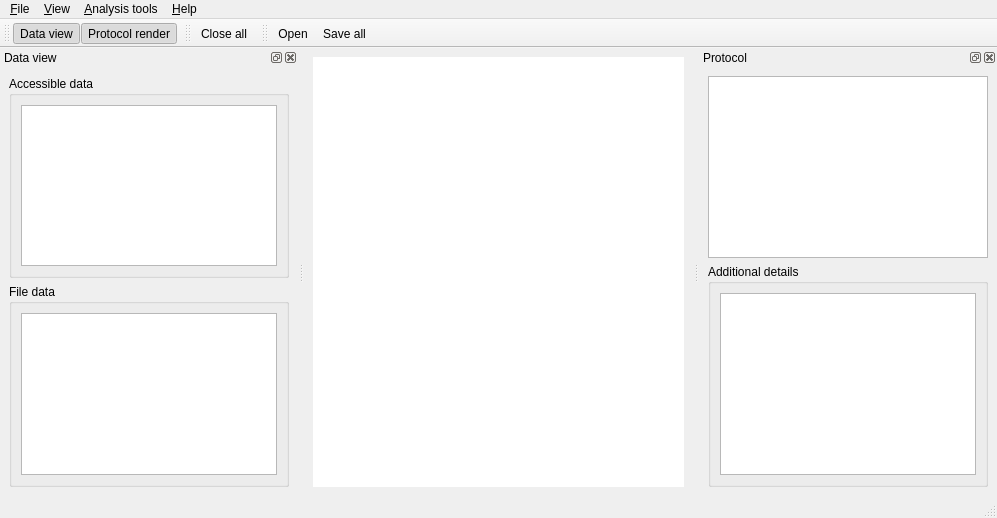
<?xml version="1.0" encoding="UTF-8"?>
<ui version="4.0">
 <author>Oleksandr Kozachuk. 2019</author>
 <class>MainWindow</class>
 <widget class="QMainWindow" name="MainWindow">
  <property name="windowModality">
   <enum>Qt::NonModal</enum>
  </property>
  <property name="enabled">
   <bool>true</bool>
  </property>
  <property name="geometry">
   <rect>
    <x>0</x>
    <y>0</y>
    <width>997</width>
    <height>518</height>
   </rect>
  </property>
  <property name="tabletTracking">
   <bool>false</bool>
  </property>
  <property name="focusPolicy">
   <enum>Qt::NoFocus</enum>
  </property>
  <property name="windowTitle">
   <string>Data analysis</string>
  </property>
  <property name="windowIcon">
   <iconset resource="resources/dataAnalysisRC.qrc">
    <normaloff>:/imgRc/images/analytics.png</normaloff>:/imgRc/images/analytics.png</iconset>
  </property>
  <property name="layoutDirection">
   <enum>Qt::LeftToRight</enum>
  </property>
  <property name="toolButtonStyle">
   <enum>Qt::ToolButtonIconOnly</enum>
  </property>
  <property name="documentMode">
   <bool>false</bool>
  </property>
  <property name="tabShape">
   <enum>QTabWidget::Rounded</enum>
  </property>
  <property name="dockNestingEnabled">
   <bool>false</bool>
  </property>
  <property name="unifiedTitleAndToolBarOnMac">
   <bool>false</bool>
  </property>
  <widget class="QWidget" name="centralwidget">
   <layout class="QGridLayout" name="gridLayout">
    <item row="0" column="0">
     <widget class="QMdiArea" name="mdiArea">
      <property name="autoFillBackground">
       <bool>false</bool>
      </property>
      <property name="styleSheet">
       <string notr="true">background-color: rgb(0, 0, 0);</string>
      </property>
      <property name="frameShape">
       <enum>QFrame::NoFrame</enum>
      </property>
      <property name="frameShadow">
       <enum>QFrame::Plain</enum>
      </property>
      <property name="lineWidth">
       <number>1</number>
      </property>
      <property name="midLineWidth">
       <number>0</number>
      </property>
      <property name="verticalScrollBarPolicy">
       <enum>Qt::ScrollBarAsNeeded</enum>
      </property>
      <property name="horizontalScrollBarPolicy">
       <enum>Qt::ScrollBarAsNeeded</enum>
      </property>
      <property name="background">
       <brush brushstyle="SolidPattern">
        <color alpha="255">
         <red>255</red>
         <green>255</green>
         <blue>255</blue>
        </color>
       </brush>
      </property>
      <property name="activationOrder">
       <enum>QMdiArea::CreationOrder</enum>
      </property>
      <property name="viewMode">
       <enum>QMdiArea::SubWindowView</enum>
      </property>
      <property name="documentMode">
       <bool>false</bool>
      </property>
      <property name="tabsClosable">
       <bool>true</bool>
      </property>
      <property name="tabsMovable">
       <bool>true</bool>
      </property>
      <property name="tabShape">
       <enum>QTabWidget::Rounded</enum>
      </property>
     </widget>
    </item>
   </layout>
  </widget>
  <widget class="QStatusBar" name="statusbar"/>
  <widget class="QDockWidget" name="dockWidgetDataView">
   <property name="minimumSize">
    <size>
     <width>162</width>
     <height>264</height>
    </size>
   </property>
   <property name="accessibleName">
    <string/>
   </property>
   <property name="layoutDirection">
    <enum>Qt::LeftToRight</enum>
   </property>
   <property name="autoFillBackground">
    <bool>false</bool>
   </property>
   <property name="floating">
    <bool>false</bool>
   </property>
   <property name="windowTitle">
    <string>Data view</string>
   </property>
   <attribute name="dockWidgetArea">
    <number>1</number>
   </attribute>
   <widget class="QWidget" name="dockWidgetContentsDataSet">
    <layout class="QGridLayout" name="gridLayout_4">
     <item row="1" column="0">
      <widget class="QGroupBox" name="groupBoxFileData">
       <property name="title">
        <string>File data</string>
       </property>
       <layout class="QGridLayout" name="gridLayout_5">
        <item row="0" column="0">
         <widget class="QTextBrowser" name="textBrowserFileData"/>
        </item>
       </layout>
      </widget>
     </item>
     <item row="0" column="0">
      <widget class="QGroupBox" name="groupBoxAccessibleData">
       <property name="title">
        <string>Accessible data</string>
       </property>
       <layout class="QGridLayout" name="gridLayout_6">
        <item row="0" column="0">
         <widget class="QListView" name="listViewAccessibleData"/>
        </item>
       </layout>
      </widget>
     </item>
    </layout>
   </widget>
  </widget>
  <widget class="QMenuBar" name="menubar">
   <property name="geometry">
    <rect>
     <x>0</x>
     <y>0</y>
     <width>997</width>
     <height>21</height>
    </rect>
   </property>
   <widget class="QMenu" name="menuFile">
    <property name="title">
     <string>&amp;File</string>
    </property>
    <addaction name="actionOpen"/>
    <addaction name="separator"/>
    <addaction name="actionSave"/>
    <addaction name="actionSaveAll"/>
    <addaction name="separator"/>
    <addaction name="actionExit"/>
   </widget>
   <widget class="QMenu" name="menuNelp">
    <property name="title">
     <string>&amp;Help</string>
    </property>
    <addaction name="actionDataAnalysisHelp"/>
    <addaction name="separator"/>
    <addaction name="actionUsage"/>
   </widget>
   <widget class="QMenu" name="menuView">
    <property name="title">
     <string>&amp;View</string>
    </property>
    <widget class="QMenu" name="menuMore">
     <property name="title">
      <string>More...</string>
     </property>
     <addaction name="actionShowFileData"/>
     <addaction name="actionShowAdditionalDetails"/>
    </widget>
    <addaction name="actionDataView"/>
    <addaction name="actionProtocolRender"/>
    <addaction name="separator"/>
    <addaction name="menuMore"/>
    <addaction name="separator"/>
    <addaction name="actionCloseAll"/>
   </widget>
   <widget class="QMenu" name="menuAnalysisTools">
    <property name="title">
     <string>&amp;Analysis tools</string>
    </property>
   </widget>
   <addaction name="menuFile"/>
   <addaction name="menuView"/>
   <addaction name="menuAnalysisTools"/>
   <addaction name="menuNelp"/>
  </widget>
  <widget class="QDockWidget" name="dockWidgetProtocol">
   <property name="tabletTracking">
    <bool>false</bool>
   </property>
   <property name="focusPolicy">
    <enum>Qt::NoFocus</enum>
   </property>
   <property name="floating">
    <bool>false</bool>
   </property>
   <property name="features">
    <set>QDockWidget::AllDockWidgetFeatures</set>
   </property>
   <property name="windowTitle">
    <string>Protocol</string>
   </property>
   <attribute name="dockWidgetArea">
    <number>2</number>
   </attribute>
   <widget class="QWidget" name="dockWidgetContentsProtocol">
    <layout class="QGridLayout" name="gridLayout_2">
     <item row="1" column="0">
      <widget class="QGroupBox" name="groupBoxProtocolDetails">
       <property name="title">
        <string>Additional details</string>
       </property>
       <layout class="QGridLayout" name="gridLayout_3">
        <item row="0" column="0">
         <widget class="QTextBrowser" name="textBrowserProtocolDetails"/>
        </item>
       </layout>
      </widget>
     </item>
     <item row="0" column="0">
      <widget class="QTreeView" name="treeViewProtocol"/>
     </item>
    </layout>
   </widget>
  </widget>
  <widget class="QToolBar" name="toolBar">
   <property name="windowTitle">
    <string>toolBar</string>
   </property>
   <attribute name="toolBarArea">
    <enum>TopToolBarArea</enum>
   </attribute>
   <attribute name="toolBarBreak">
    <bool>false</bool>
   </attribute>
   <addaction name="actionDataView"/>
   <addaction name="actionProtocolRender"/>
  </widget>
  <widget class="QToolBar" name="toolBar_2">
   <property name="windowTitle">
    <string>toolBar_2</string>
   </property>
   <attribute name="toolBarArea">
    <enum>TopToolBarArea</enum>
   </attribute>
   <attribute name="toolBarBreak">
    <bool>false</bool>
   </attribute>
   <addaction name="actionCloseAll"/>
  </widget>
  <widget class="QToolBar" name="toolBarActions">
   <property name="windowTitle">
    <string>toolBar</string>
   </property>
   <attribute name="toolBarArea">
    <enum>TopToolBarArea</enum>
   </attribute>
   <attribute name="toolBarBreak">
    <bool>false</bool>
   </attribute>
   <addaction name="actionOpen"/>
   <addaction name="actionSaveAll"/>
  </widget>
  <action name="actionOpen">
   <property name="icon">
    <iconset resource="resources/dataAnalysisRC.qrc">
     <normaloff>:/imgRc/images/inbox.png</normaloff>:/imgRc/images/inbox.png</iconset>
   </property>
   <property name="text">
    <string>&amp;Open...</string>
   </property>
   <property name="shortcut">
    <string>Ctrl+O</string>
   </property>
  </action>
  <action name="actionSave">
   <property name="text">
    <string>&amp;Save selected</string>
   </property>
   <property name="toolTip">
    <string>Save selected</string>
   </property>
   <property name="shortcut">
    <string>Ctrl+S</string>
   </property>
  </action>
  <action name="actionExit">
   <property name="text">
    <string>&amp;Exit</string>
   </property>
  </action>
  <action name="actionDataAnalysisHelp">
   <property name="text">
    <string>&amp;About</string>
   </property>
  </action>
  <action name="actionAboutUI">
   <property name="text">
    <string>About UI</string>
   </property>
  </action>
  <action name="actionUsage">
   <property name="text">
    <string>Usage</string>
   </property>
   <property name="shortcut">
    <string>Ctrl+U</string>
   </property>
  </action>
  <action name="actionSaveAll">
   <property name="icon">
    <iconset resource="resources/dataAnalysisRC.qrc">
     <normaloff>:/imgRc/images/outbox.png</normaloff>:/imgRc/images/outbox.png</iconset>
   </property>
   <property name="text">
    <string>&amp;Save all</string>
   </property>
  </action>
  <action name="actionDataView">
   <property name="checkable">
    <bool>true</bool>
   </property>
   <property name="checked">
    <bool>true</bool>
   </property>
   <property name="icon">
    <iconset resource="resources/dataAnalysisRC.qrc">
     <normaloff>:/imgRc/images/file.png</normaloff>:/imgRc/images/file.png</iconset>
   </property>
   <property name="text">
    <string>Data view</string>
   </property>
   <property name="shortcut">
    <string>Ctrl+D</string>
   </property>
  </action>
  <action name="actionProtocolRender">
   <property name="checkable">
    <bool>true</bool>
   </property>
   <property name="checked">
    <bool>true</bool>
   </property>
   <property name="icon">
    <iconset resource="resources/dataAnalysisRC.qrc">
     <normaloff>:/imgRc/images/analytics-2.png</normaloff>:/imgRc/images/analytics-2.png</iconset>
   </property>
   <property name="text">
    <string>Protocol render</string>
   </property>
   <property name="shortcut">
    <string>Ctrl+F</string>
   </property>
  </action>
  <action name="actionShowFileData">
   <property name="checkable">
    <bool>true</bool>
   </property>
   <property name="checked">
    <bool>true</bool>
   </property>
   <property name="text">
    <string>Show file data</string>
   </property>
  </action>
  <action name="actionShowAdditionalDetails">
   <property name="checkable">
    <bool>true</bool>
   </property>
   <property name="checked">
    <bool>true</bool>
   </property>
   <property name="text">
    <string>Show additional details</string>
   </property>
  </action>
  <action name="actionCloseAll">
   <property name="icon">
    <iconset resource="resources/dataAnalysisRC.qrc">
     <normaloff>:/imgRc/images/close.png</normaloff>:/imgRc/images/close.png</iconset>
   </property>
   <property name="text">
    <string>Close all</string>
   </property>
  </action>
 </widget>
 <resources>
  <include location="resources/dataAnalysisRC.qrc"/>
 </resources>
 <connections>
  <connection>
   <sender>actionDataView</sender>
   <signal>toggled(bool)</signal>
   <receiver>dockWidgetDataView</receiver>
   <slot>setVisible(bool)</slot>
   <hints>
    <hint type="sourcelabel">
     <x>-1</x>
     <y>-1</y>
    </hint>
    <hint type="destinationlabel">
     <x>79</x>
     <y>265</y>
    </hint>
   </hints>
  </connection>
  <connection>
   <sender>actionProtocolRender</sender>
   <signal>toggled(bool)</signal>
   <receiver>dockWidgetProtocol</receiver>
   <slot>setVisible(bool)</slot>
   <hints>
    <hint type="sourcelabel">
     <x>-1</x>
     <y>-1</y>
    </hint>
    <hint type="destinationlabel">
     <x>814</x>
     <y>265</y>
    </hint>
   </hints>
  </connection>
  <connection>
   <sender>dockWidgetProtocol</sender>
   <signal>visibilityChanged(bool)</signal>
   <receiver>actionProtocolRender</receiver>
   <slot>setChecked(bool)</slot>
   <hints>
    <hint type="sourcelabel">
     <x>814</x>
     <y>265</y>
    </hint>
    <hint type="destinationlabel">
     <x>-1</x>
     <y>-1</y>
    </hint>
   </hints>
  </connection>
  <connection>
   <sender>dockWidgetDataView</sender>
   <signal>visibilityChanged(bool)</signal>
   <receiver>actionDataView</receiver>
   <slot>setChecked(bool)</slot>
   <hints>
    <hint type="sourcelabel">
     <x>79</x>
     <y>265</y>
    </hint>
    <hint type="destinationlabel">
     <x>-1</x>
     <y>-1</y>
    </hint>
   </hints>
  </connection>
  <connection>
   <sender>actionShowAdditionalDetails</sender>
   <signal>toggled(bool)</signal>
   <receiver>groupBoxProtocolDetails</receiver>
   <slot>setVisible(bool)</slot>
   <hints>
    <hint type="sourcelabel">
     <x>-1</x>
     <y>-1</y>
    </hint>
    <hint type="destinationlabel">
     <x>849</x>
     <y>378</y>
    </hint>
   </hints>
  </connection>
  <connection>
   <sender>actionShowFileData</sender>
   <signal>toggled(bool)</signal>
   <receiver>groupBoxFileData</receiver>
   <slot>setVisible(bool)</slot>
   <hints>
    <hint type="sourcelabel">
     <x>-1</x>
     <y>-1</y>
    </hint>
    <hint type="destinationlabel">
     <x>146</x>
     <y>386</y>
    </hint>
   </hints>
  </connection>
 </connections>
</ui>
